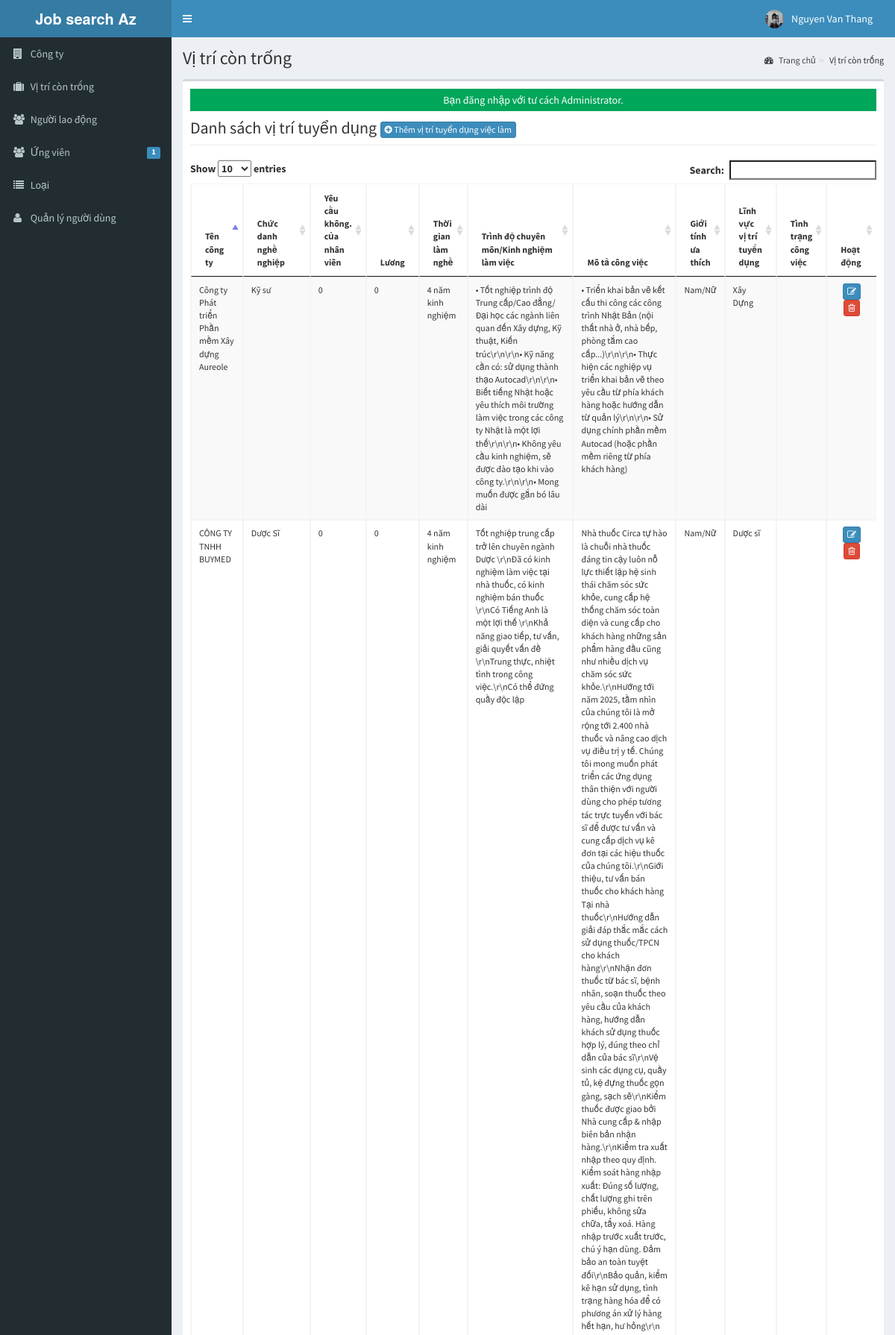
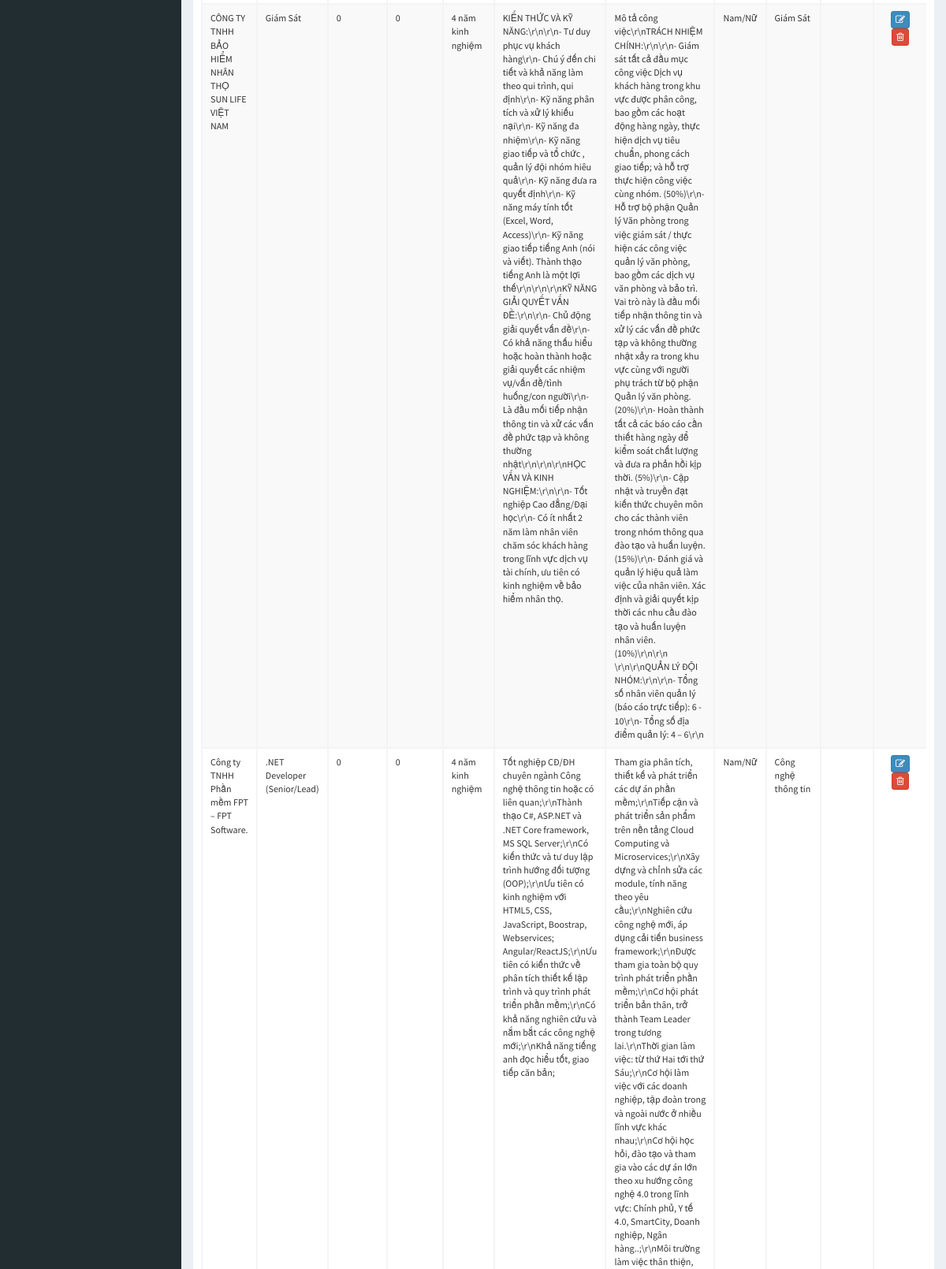
Screenshot of /admin/vacancy/index.php (signed in, upper part) with the database file from the repository (2 pictures, top to bottom).
### tables this page shows
CREATE TABLE `tblusers` (
  `USERID` varchar(30) NOT NULL,
  `FULLNAME` varchar(40) NOT NULL,
  `USERNAME` varchar(90) NOT NULL,
  `PASS` varchar(90) NOT NULL,
  `ROLE` varchar(30) NOT NULL,
  `PICLOCATION` varchar(255) NOT NULL
);

CREATE TABLE `tbljob` (
  `JOBID` int(11) NOT NULL,
  `COMPANYID` int(11) NOT NULL,
  `CATEGORY` varchar(250) NOT NULL,
  `OCCUPATIONTITLE` varchar(90) NOT NULL,
  `REQ_NO_EMPLOYEES` int(11) NOT NULL,
  `SALARIES` double NOT NULL,
  `DURATION_EMPLOYEMENT` varchar(90) NOT NULL,
  `QUALIFICATION_WORKEXPERIENCE` mediumtext NOT NULL,
  `JOBDESCRIPTION` mediumtext NOT NULL,
  `PREFEREDSEX` varchar(30) NOT NULL,
  `SECTOR_VACANCY` mediumtext NOT NULL,
  `JOBSTATUS` varchar(90) NOT NULL,
  `DATEPOSTED` datetime NOT NULL
);

CREATE TABLE `tblcompany` (
  `COMPANYID` int(11) NOT NULL,
  `COMPANYNAME` varchar(90) NOT NULL,
  `COMPANYADDRESS` varchar(90) NOT NULL,
  `COMPANYCONTACTNO` varchar(30) NOT NULL,
  `COMPANYSTATUS` varchar(90) NOT NULL,
  `COMPANYMISSION` mediumtext NOT NULL
);

### admin/vacancy/index.php (called while the page is built, shortened)
<?php
require_once("../../include/initialize.php");
$title="Vị trí còn trống";
require_once ("../theme/templates.php");
?>

### vieclam/include/database.php (called while the page is built, shortened)
<?php
class Database {
	var $sql_string = '';
	private $conn;
	public function open_connection() {
		$this->conn = mysqli_connect(server,user,pass);
		if(!$this->conn){
			echo "Sự cố trong kết nối cơ sở dữ liệu! Liên hệ với quản trị viên!";
			exit();
		}else{
			$db_select = mysqli_select_db($this->conn,database_name);
		}
	}
	function setQuery($sql='') {
		$this->sql_string=$sql;
	}
	function executeQuery() {
		$result = mysqli_query($this->conn,$this->sql_string);
		return $result;
	}
	private function confirm_query($result) {
		return $result;
	}
	function loadResultList( $key='' ) {
		$cur = $this->executeQuery();
		$array = array();
		while ($row = mysqli_fetch_object($cur)) {
			if ($key) {
				$array[$row->$key] = $row;
			} else {
				$array[] = $row;
			}
		}
		return $array;
	}
	function loadSingleResult() {
		$cur = $this->executeQuery();
		while ($row = mysqli_fetch_object($cur)) {
		return $data = $row;
		}
	}
}
$mydb = new Database();
?>

### vieclam/include/accounts.php (called while the page is built, shortened)
<?php
require_once(LIB_PATH.DS.'database.php');
class User {
	protected static  $tblname = "tblusers";
	function single_user($id=""){
			global $mydb;
			$mydb->setQuery("SELECT * FROM ".self::$tblname."
				Where USERID= '{$id}' LIMIT 1");
			$cur = $mydb->loadSingleResult();
			return $cur;
	}
}
?>

### vieclam/include/function.php (called while the page is built, shortened)
<?php
function currentpage(){
		$this_page = $_SERVER['SCRIPT_NAME'];
	    $bits = explode('/',$this_page);
		 return $bits[3];
	}
		?>

### admin/vacancy/list.php (the view, shortened to what this page needs)
<div class="row">
      	 <div class="col-lg-12">
           <h1 class="page-header">Danh sách vị trí tuyển dụng  <a href="index.php?view=add" class="btn btn-primary btn-xs  ">  <i class="fa fa-plus-circle fw-fa"></i> Thêm vị trí tuyển dụng việc làm</a>  </h1>
      		</div>
  		 </div>
 		    <form action="controller.php?action=delete" Method="POST">
		     <div class="table-responsive">
			<table id="dash-table" class="table table-striped table-bordered table-hover"  style="font-size:12px" cellspacing="0">
			  <thead>
			  	<tr>
			  		<th>Tên công ty</th>
			  		<th>Chức danh nghề nghiệp</th>
			  		<th>Yêu cầu không. của nhân viên</th>
			  		<th>Lương</th>
			  		<th>Thời gian làm nghề</th>
			  		<th>Trình độ chuyên môn/Kinh nghiệm làm việc</th>
			  		<th>Mô tả công việc</th>
			  		<th>Giới tính ưa thích</th>
			  		<th>Lĩnh vực vị trí tuyển dụng</th>
			  		<th>Tình trạng công việc</th>
			  		 <th width="10%" align="center">Hoạt động</th>
			  	</tr>
			  </thead>
			  <tbody>
			  	<?php
			  		$mydb->setQuery("SELECT * FROM `tbljob` j, `tblcompany` c WHERE j.COMPANYID=c.COMPANYID");
			  		$cur = $mydb->loadResultList();
					foreach ($cur as $result) {
			  		echo '<tr>';
			  			echo '<td>' . $result->COMPANYNAME.'</td>';
			  			echo '<td>' . $result->OCCUPATIONTITLE.'</td>';
			  			echo '<td>' . $result->REQ_NO_EMPLOYEES.'</td>';
			  			echo '<td>' . $result->SALARIES.'</td>';
			  			echo '<td>' . $result->DURATION_EMPLOYEMENT.'</td>';
			  			echo '<td>' . $result->QUALIFICATION_WORKEXPERIENCE.'</td>';
			  			echo '<td>' . $result->JOBDESCRIPTION.'</td>';
			  			echo '<td>' . $result->PREFEREDSEX.'</td>';
			  			echo '<td>' . $result->SECTOR_VACANCY.'</td>';
			  			echo '<td>' . $result->JOBSTATUS.'</td>';
			  		echo '<td align="center"><a title="Edit" href="index.php?view=edit&id='.$result->JOBID.'" class="btn btn-primary btn-xs  ">  <span class="fa fa-edit fw-fa"></a>
			  		     <a title="Delete" href="controller.php?action=delete&id='.$result->JOBID.'" class="btn btn-danger btn-xs  ">  <span class="fa  fa-trash-o fw-fa "></a></td>';
			  		echo '</tr>';
			  	}
			  	?>
			  </tbody>
			</table>
			</form>

### admin/theme/templates.php (shortened to what this page needs)
<!DOCTYPE html>
<html>
    <head>
        <link rel="stylesheet" href="<?php echo web_root;?>bootstrap/css/bootstrap.min.css">
        <link rel="stylesheet" href="<?php echo web_root;?>plugins/font-awesome/css/font-awesome.min.css">
        <link rel="stylesheet" href="<?php echo web_root;?>dist/css/AdminLTE.min.css">
        <link rel="stylesheet" href="<?php echo web_root;?>dist/css/skins/_all-skins.min.css">
        <link rel="stylesheet" href="<?php echo web_root;?>plugins/iCheck/flat/blue.css">
        <link rel="stylesheet" href="<?php echo web_root;?>plugins/morris/morris.css">
        <link rel="stylesheet" href="<?php echo web_root;?>plugins/jvectormap/jquery-jvectormap-1.2.2.css">
        <link href="<?php echo web_root; ?>plugins/datepicker/bootstrap-datetimepicker.min.css" rel="stylesheet" media="screen">
        <link rel="stylesheet" href="<?php echo web_root;?>plugins/dataTables/jquery.dataTables.min.css">
        <link rel="stylesheet" href="<?php echo web_root;?>plugins/bootstrap-wysihtml5/bootstrap3-wysihtml5.min.css">
    </head>
 <body class="hold-transition skin-blue fixed sidebar-mini">
<div class="wrapper">
  <header class="main-header">
    <a href="<?php echo web_root;?>/admin/" class="logo">
      <span class="logo-lg"><b>Job search Az</b></span>
    </a>
    <nav class="navbar navbar-static-top" role="navigation">
      <a href="#" class="sidebar-toggle" data-toggle="offcanvas" role="button">
      </a>
      <div class="navbar-custom-menu">
        <ul class="nav navbar-nav">
          <?php
              $user = New User();
              $singleuser = $user->single_user($_SESSION['ADMIN_USERID']);
          ?>
          <li class="dropdown user user-menu" style="padding-right: 15px;"  >
            <a href="#" class="dropdown-toggle" data-toggle="dropdown">
              <img src="<?php echo web_root.'admin/user/'. $singleuser->PICLOCATION;?>" class="user-image" alt="User Image">
              <span class="hidden-xs"><?php echo $singleuser->FULLNAME; ?></span>
            </a>
          </li>
        </ul>
      </div>
    </nav>
  </header>
  <aside class="main-sidebar">
    <section class="sidebar">
      <ul class="sidebar-menu">
        <li class="<?php echo (currentpage() == 'company') ? "active" : false;?>" >
          <a href="<?php echo web_root ;?>admin/company/">
            <i class="fa fa-building"></i> <span>Công ty</span>
          </a>
        </li>
        <li class="<?php echo (currentpage() == 'vacancy') ? "active" : false;?>" >
          <a href="<?php echo web_root ;?>admin/vacancy/">
            <i class="fa fa-suitcase"></i> <span>Vị trí còn trống</span>
          </a>
        </li>
        <li class="<?php echo (currentpage() == 'employee') ? "active" : false;?>" >
          <a href="<?php echo web_root ;?>admin/employee/">
            <i class="fa fa-users"></i> <span>Người lao động</span>
          </a>
        </li>
        <li class="<?php echo (currentpage() == 'applicants') ? "active" : false;?>" >
          <a href="<?php echo web_root ;?>admin/applicants/">
            <i class="fa fa-users"></i> <span>Ứng viên</span>
            <span class="label label-primary pull-right">
              <?php
                $sql = "SELECT count(*) as 'APPL' FROM `tbljobregistration` WHERE `PENDINGAPPLICATION`=1";
                $mydb->setQuery($sql);
                $pending = $mydb->loadSingleResult();
                echo $pending->APPL;
              ?>
            </span>
          </a>
        </li>
        <li class="<?php echo (currentpage() == 'category') ? "active" : false;?>" >
          <a href="<?php echo web_root ;?>admin/category/">
            <i class="fa fa-list"></i> <span>Loại</span>
          </a>
        </li>
         <li class="<?php echo (currentpage() == 'user') ? "active" : false;?>">
          <a href="<?php echo web_root; ?>admin/user/">
            <i class="fa fa-user"></i> <span>Quản lý người dùng</span> </a>
        </li>
      </ul>
    </section>
  </aside>
  <div class="content-wrapper">
  <section class="content-header">
      <h1>
        <?php echo isset($title) ? $title : ''; ?>
      </h1>
      <ol class="breadcrumb">
        <?php
          if ($title!='Home') {
            $active_title = '';
            if (isset($_GET['view'])) {
              $active_title = '<li class='.$active_title.'><a href="index.php">'.$title.'</a></li>';
            }else{
              $active_title = '<li class='.$active_title.'>'.$title.'</li>';
            }
            echo '<li><a href='.web_root.'admin/><i class="fa fa-dashboard"></i> Trang chủ</a></li>';
            echo  $active_title;
          }
        ?>
      </ol>
    </section>
         <section class="content">
          <div class="row">
            <div class="col-xs-12">
              <div class="box">
                <div class="box-body">
              <?php
               require_once $content;
               ?>
             </div>
           </div>
         </div>
         </section>
 </div>
    </body>
</html>

### rows the page displays
tblusers: PICLOCATION (picture), FULLNAME "Nguyen Van Thang"
tbljob: COMPANYID.COMPANYNAME "Công ty TNHH Phần mềm FPT – FPT Software.", OCCUPATIONTITLE ".NET Developer (Senior/Lead)", REQ_NO_EMPLOYEES "0", SALARIES "0", DURATION_EMPLOYEMENT "4 năm kinh nghiệm", QUALIFICATION_WORKEXPERIENCE "Tốt nghiệp CĐ/ĐH chuyên ngành Công nghệ thông tin hoặc có liên quan;\\r\\nThành thạo C#, ASP.NET và .NET Core framework, MS SQL Server;\\r\\nCó kiến thức và tư duy lập trình hướng đối tượng (OOP);\\r\\nƯu tiên có kinh nghiệm với HTML5, CSS, JavaScript, Boostrap, Webservices; Angular/ReactJS;\\r\\nƯu tiên có kiến thức về phân tích thiết kế lập trình và quy trình phát triển phần mềm;\\r\\nCó khả năng nghiên cứu và nắm bắt các công nghệ mới;\\r\\nKhả năng tiếng anh đọc hiểu tốt, giao tiếp căn bản;", PREFEREDSEX "Nam/Nữ", SECTOR_VACANCY "Công nghệ thông tin"
tbljob: COMPANYID.COMPANYNAME "CÔNG TY TNHH BUYMED", OCCUPATIONTITLE "Dược Sĩ", REQ_NO_EMPLOYEES "0", SALARIES "0", DURATION_EMPLOYEMENT "4 năm kinh nghiệm", QUALIFICATION_WORKEXPERIENCE "Tốt nghiệp trung cấp trở lên chuyên ngành Dược \\r\\nĐã có kinh nghiệm làm việc tại nhà thuốc, có kinh nghiệm bán thuốc \\r\\nCó Tiếng Anh là một lợi thế \\r\\nKhả năng giao tiếp, tư vấn, giải quyết vấn đề \\r\\nTrung thực, nhiệt tình trong công việc.\\r\\nCó thể đứng quầy độc lập", JOBDESCRIPTION "Nhà thuốc Circa tự hào là chuỗi nhà thuốc đáng tin cậy luôn nỗ lực thiết lập hệ sinh thái chăm sóc sức khỏe, cung cấp hệ thống chăm sóc toàn diện và cung cấp cho khách hàng những sản phẩm hàng đầu cũng như nhiều dịch vụ chăm sóc sức khỏe.\\r\\nHướng tới năm 2025, tầm nhìn của chúng tôi là mở rộng tới 2.400 nhà thuốc và nâng cao dịch vụ điều trị y tế. Chúng tôi mong muốn phát triển các ứng dụng thân thiện với người dùng cho phép tương tác trực tuyến với bác sĩ để được tư vấn và cung cấp dịch vụ kê đơn tại các hiệu thuốc của chúng tôi.\\r\\nGiới thiệu, tư vấn bán thuốc cho khách hàng Tại nhà thuốc\\r\\nHướng dẫn giải đáp thắc mắc cách sử dụng thuốc/TPCN cho khách hàng\\r\\nNhận đơn thuốc từ bác sĩ,…", PREFEREDSEX "Nam/Nữ", SECTOR_VACANCY "Dược sĩ"
tbljob: COMPANYID.COMPANYNAME "CÔNG TY TNHH BẢO HIỂM NHÂN THỌ SUN LIFE VIỆT NAM", OCCUPATIONTITLE "Giám Sát", REQ_NO_EMPLOYEES "0", SALARIES "0", DURATION_EMPLOYEMENT "4 năm kinh nghiệm", QUALIFICATION_WORKEXPERIENCE "KIẾN THỨC VÀ KỸ NĂNG:\\r\\n\\r\\n- Tư duy phục vụ khách hàng\\r\\n- Chú ý đến chi tiết và khả năng làm theo qui trình, qui định\\r\\n- Kỹ năng phân tích và xử lý khiếu nại\\r\\n- Kỹ năng đa nhiệm\\r\\n- Kỹ năng giao tiếp và tổ chức , quản lý đội nhóm hiêu quả\\r\\n- Kỹ năng đưa ra quyết định\\r\\n- Kỹ năng máy tính tốt (Excel, Word, Access)\\r\\n- Kỹ năng giao tiếp tiếng Anh (nói và viết). Thành thạo tiếng Anh là một lợi thế\\r\\n\\r\\n\\r\\nKỸ NĂNG GIẢI QUYẾT VẤN ĐỀ:\\r\\n\\r\\n- Chủ động giải quyết vấn đề\\r\\n- Có khả năng thấu hiểu hoặc hoàn thành hoặc giải quyết các nhiệm vụ/vấn đề/tình huống/con người\\r\\n- Là đầu mối tiếp nhận thông tin và xử các vấn đề phức tạp và không thường nhật\\r\\n\\r\\n\\r\\nHỌC VẤN VÀ KINH…", JOBDESCRIPTION "Mô tả công việc\\r\\nTRÁCH NHIỆM CHÍNH:\\r\\n\\r\\n- Giám sát tất cả đầu mục công việc Dịch vụ khách hàng trong khu vực được phân công, bao gồm các hoạt động hàng ngày, thực hiện dịch vụ tiêu chuẩn, phong cách giao tiếp; và hỗ trợ thực hiện công việc cùng nhóm. (50%)\\r\\n- Hỗ trợ bộ phận Quản lý Văn phòng trong việc giám sát / thực hiện các công việc quản lý văn phòng, bao gồm các dịch vụ văn phòng và bảo trì. Vai trò này là đầu mối tiếp nhận thông tin và xử lý các vấn đề phức tạp và không thường nhật xảy ra trong khu vực cùng với người phụ trách từ bộ phận Quản lý văn phòng. (20%)\\r\\n- Hoàn thành tất cả các báo cáo cần thiết hàng ngày để kiểm soát chất lượng và đưa ra phản hồi kịp thời. (5%)\\r\\n-…", PREFEREDSEX "Nam/Nữ", SECTOR_VACANCY "Giám Sát"
tbljob: COMPANYID.COMPANYNAME "Công ty Phát triển Phần mềm Xây dựng Aureole", OCCUPATIONTITLE "Kỹ sư", REQ_NO_EMPLOYEES "0", SALARIES "0", DURATION_EMPLOYEMENT "4 năm kinh nghiệm", QUALIFICATION_WORKEXPERIENCE "• Tốt nghiệp trình độ Trung cấp/Cao đẳng/Đại học các ngành liên quan đến Xây dựng, Kỹ thuật, Kiến trúc\\r\\n\\r\\n• Kỹ năng cần có: sử dụng thành thạo Autocad\\r\\n\\r\\n• Biết tiếng Nhật hoặc yêu thích môi trường làm việc trong các công ty Nhật là một lợi thế\\r\\n\\r\\n• Không yêu cầu kinh nghiệm, sẽ được đào tạo khi vào công ty.\\r\\n\\r\\n• Mong muốn được gắn bó lâu dài", JOBDESCRIPTION "• Triển khai bản vẽ kết cấu thi công các công trình Nhật Bản (nội thất nhà ở, nhà bếp, phòng tắm cao cấp...)\\r\\n\\r\\n• Thực hiện các nghiệp vụ triển khai bản vẽ theo yêu cầu từ phía khách hàng hoặc hướng dẫn từ quản lý\\r\\n\\r\\n• Sử dụng chính phần mềm Autocad (hoặc phần mềm riêng từ phía khách hàng)", PREFEREDSEX "Nam/Nữ", SECTOR_VACANCY "Xây Dựng"

### other values shown
$pending->APPL "1"
$title "Vị trí còn trống"
$_SESSION['message'] "Bạn đăng nhập với tư cách Administrator."
